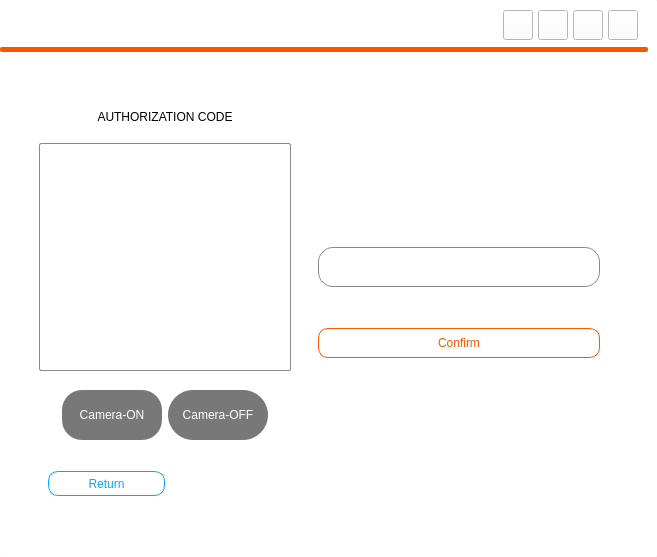
<?xml version="1.0" encoding="UTF-8"?>
<ui version="4.0">
 <class>MainWindow</class>
 <widget class="QMainWindow" name="MainWindow">
  <property name="geometry">
   <rect>
    <x>0</x>
    <y>0</y>
    <width>657</width>
    <height>557</height>
   </rect>
  </property>
  <property name="windowTitle">
   <string>MainWindow</string>
  </property>
  <widget class="QWidget" name="centralwidget">
   <layout class="QVBoxLayout" name="verticalLayout">
    <property name="spacing">
     <number>0</number>
    </property>
    <property name="leftMargin">
     <number>0</number>
    </property>
    <property name="topMargin">
     <number>0</number>
    </property>
    <property name="rightMargin">
     <number>0</number>
    </property>
    <property name="bottomMargin">
     <number>0</number>
    </property>
    <item>
     <widget class="QFrame" name="frame">
      <property name="styleSheet">
       <string notr="true">QFrame{
background-color: rgb(255, 255, 255);
border-radius: 2px;
}</string>
      </property>
      <property name="frameShape">
       <enum>QFrame::StyledPanel</enum>
      </property>
      <property name="frameShadow">
       <enum>QFrame::Raised</enum>
      </property>
      <layout class="QVBoxLayout" name="verticalLayout_2">
       <property name="leftMargin">
        <number>0</number>
       </property>
       <property name="topMargin">
        <number>9</number>
       </property>
       <item>
        <widget class="QFrame" name="frame_title">
         <property name="minimumSize">
          <size>
           <width>0</width>
           <height>32</height>
          </size>
         </property>
         <property name="maximumSize">
          <size>
           <width>16777215</width>
           <height>32</height>
          </size>
         </property>
         <property name="styleSheet">
          <string notr="true">QPushButton{
background-color: rgb(255, 255, 255);
}

QPushButton:hover{
background-color: rgb(255, 0, 0);
}

QLabel{
	color: rgb(0, 0, 0);
	font: 63 16pt &quot;Yu Gothic UI Semibold&quot;;
}</string>
         </property>
         <property name="frameShape">
          <enum>QFrame::StyledPanel</enum>
         </property>
         <property name="frameShadow">
          <enum>QFrame::Raised</enum>
         </property>
         <layout class="QHBoxLayout" name="horizontalLayout">
          <property name="spacing">
           <number>5</number>
          </property>
          <property name="leftMargin">
           <number>10</number>
          </property>
          <property name="topMargin">
           <number>0</number>
          </property>
          <property name="rightMargin">
           <number>10</number>
          </property>
          <property name="bottomMargin">
           <number>0</number>
          </property>
          <item>
           <widget class="QLabel" name="label">
            <property name="text">
             <string/>
            </property>
           </widget>
          </item>
          <item>
           <spacer name="horizontalSpacer">
            <property name="orientation">
             <enum>Qt::Horizontal</enum>
            </property>
            <property name="sizeHint" stdset="0">
             <size>
              <width>276</width>
              <height>20</height>
             </size>
            </property>
           </spacer>
          </item>
          <item>
           <widget class="QPushButton" name="bt_minimize">
            <property name="minimumSize">
             <size>
              <width>30</width>
              <height>30</height>
             </size>
            </property>
            <property name="maximumSize">
             <size>
              <width>30</width>
              <height>30</height>
             </size>
            </property>
            <property name="cursor">
             <cursorShape>PointingHandCursor</cursorShape>
            </property>
            <property name="styleSheet">
             <string notr="true">QPushButton{
background-color: rgb(255, 255, 255);
}

QPushButton:hover{
background-color: rgb(200, 200, 200);
}
</string>
            </property>
            <property name="text">
             <string/>
            </property>
            <property name="icon">
             <iconset>
              <normaloff>imagenes/minus.svg</normaloff>imagenes/minus.svg</iconset>
            </property>
            <property name="iconSize">
             <size>
              <width>38</width>
              <height>38</height>
             </size>
            </property>
           </widget>
          </item>
          <item>
           <widget class="QPushButton" name="bt_maximize">
            <property name="minimumSize">
             <size>
              <width>30</width>
              <height>30</height>
             </size>
            </property>
            <property name="maximumSize">
             <size>
              <width>30</width>
              <height>30</height>
             </size>
            </property>
            <property name="cursor">
             <cursorShape>PointingHandCursor</cursorShape>
            </property>
            <property name="styleSheet">
             <string notr="true">QPushButton{
background-color: rgb(255, 255, 255);
}

QPushButton:hover{
background-color: rgb(200, 200, 200);
}
</string>
            </property>
            <property name="text">
             <string/>
            </property>
            <property name="icon">
             <iconset>
              <normaloff>imagenes/chevron-up.svg</normaloff>imagenes/chevron-up.svg</iconset>
            </property>
            <property name="iconSize">
             <size>
              <width>38</width>
              <height>38</height>
             </size>
            </property>
           </widget>
          </item>
          <item>
           <widget class="QPushButton" name="bt_normal">
            <property name="minimumSize">
             <size>
              <width>30</width>
              <height>30</height>
             </size>
            </property>
            <property name="maximumSize">
             <size>
              <width>30</width>
              <height>30</height>
             </size>
            </property>
            <property name="cursor">
             <cursorShape>PointingHandCursor</cursorShape>
            </property>
            <property name="styleSheet">
             <string notr="true">QPushButton{
background-color: rgb(255, 255, 255);
}

QPushButton:hover{
background-color: rgb(200, 200, 200);
}</string>
            </property>
            <property name="text">
             <string/>
            </property>
            <property name="icon">
             <iconset>
              <normaloff>imagenes/chevron-down.svg</normaloff>imagenes/chevron-down.svg</iconset>
            </property>
            <property name="iconSize">
             <size>
              <width>38</width>
              <height>38</height>
             </size>
            </property>
           </widget>
          </item>
          <item>
           <widget class="QPushButton" name="bt_close">
            <property name="minimumSize">
             <size>
              <width>30</width>
              <height>30</height>
             </size>
            </property>
            <property name="maximumSize">
             <size>
              <width>30</width>
              <height>30</height>
             </size>
            </property>
            <property name="cursor">
             <cursorShape>PointingHandCursor</cursorShape>
            </property>
            <property name="text">
             <string/>
            </property>
            <property name="icon">
             <iconset>
              <normaloff>imagenes/x.svg</normaloff>imagenes/x.svg</iconset>
            </property>
            <property name="iconSize">
             <size>
              <width>38</width>
              <height>38</height>
             </size>
            </property>
           </widget>
          </item>
         </layout>
        </widget>
       </item>
       <item>
        <widget class="QFrame" name="frame_middle">
         <property name="maximumSize">
          <size>
           <width>16777215</width>
           <height>5</height>
          </size>
         </property>
         <property name="styleSheet">
          <string notr="true">QFrame{
background-color: rgb(255, 85, 0);
}</string>
         </property>
         <property name="frameShape">
          <enum>QFrame::StyledPanel</enum>
         </property>
         <property name="frameShadow">
          <enum>QFrame::Raised</enum>
         </property>
         <layout class="QVBoxLayout" name="verticalLayout_5"/>
        </widget>
       </item>
       <item>
        <widget class="QFrame" name="frame_content">
         <property name="styleSheet">
          <string notr="true">QLabel{
background-color: rgb(255, 255, 255);
font: 75 18pt &quot;Leelawadee UI&quot;;
color: rgb(0, 0, 0);
}

QPushButton{
background-color: rgb(255, 255, 255);
border-radius: 10px;
border: 1px solid rgb(255, 85, 0);
	font: 12pt &quot;Segoe UI Historic&quot;;
	color: rgb(255, 85, 0);
}

QPushButton:hover{
background-color: rgb(255, 85, 0);
border-radius: 10px;
border: 1px solid rgb(255, 85, 0);
	font: 12pt &quot;Segoe UI Historic&quot;;
	color: rgb(255, 255, 255);
}

QPushButton:pressed{
background-color: rgb(230, 76, 0);
border-radius: 10px;
border: 1px solid rgb(255, 85, 0);
	font: 12pt &quot;Segoe UI Historic&quot;;
	color: rgb(255, 255, 255);
}
</string>
         </property>
         <property name="frameShape">
          <enum>QFrame::StyledPanel</enum>
         </property>
         <property name="frameShadow">
          <enum>QFrame::Raised</enum>
         </property>
         <layout class="QHBoxLayout" name="horizontalLayout_2" stretch="1,1">
          <property name="spacing">
           <number>0</number>
          </property>
          <property name="leftMargin">
           <number>30</number>
          </property>
          <property name="topMargin">
           <number>30</number>
          </property>
          <property name="rightMargin">
           <number>30</number>
          </property>
          <property name="bottomMargin">
           <number>30</number>
          </property>
          <item>
           <widget class="QFrame" name="frame_code">
            <property name="minimumSize">
             <size>
              <width>0</width>
              <height>400</height>
             </size>
            </property>
            <property name="frameShape">
             <enum>QFrame::StyledPanel</enum>
            </property>
            <property name="frameShadow">
             <enum>QFrame::Raised</enum>
            </property>
            <layout class="QVBoxLayout" name="verticalLayout_3" stretch="1,3,1,1">
             <item>
              <widget class="QLabel" name="label_2">
               <property name="minimumSize">
                <size>
                 <width>0</width>
                 <height>40</height>
                </size>
               </property>
               <property name="maximumSize">
                <size>
                 <width>16777215</width>
                 <height>40</height>
                </size>
               </property>
               <property name="text">
                <string>AUTHORIZATION CODE</string>
               </property>
               <property name="alignment">
                <set>Qt::AlignCenter</set>
               </property>
              </widget>
             </item>
             <item>
              <widget class="QLabel" name="label_camera">
               <property name="minimumSize">
                <size>
                 <width>100</width>
                 <height>100</height>
                </size>
               </property>
               <property name="maximumSize">
                <size>
                 <width>700</width>
                 <height>500</height>
                </size>
               </property>
               <property name="styleSheet">
                <string notr="true">QLabel{
background-color: rgb(255, 255, 255);
border: 1px solid rgb(138, 138, 138);
}</string>
               </property>
               <property name="text">
                <string/>
               </property>
              </widget>
             </item>
             <item>
              <widget class="QFrame" name="frame_4">
               <property name="minimumSize">
                <size>
                 <width>0</width>
                 <height>50</height>
                </size>
               </property>
               <property name="frameShape">
                <enum>QFrame::StyledPanel</enum>
               </property>
               <property name="frameShadow">
                <enum>QFrame::Raised</enum>
               </property>
               <layout class="QHBoxLayout" name="horizontalLayout_5" stretch="0">
                <item>
                 <layout class="QHBoxLayout" name="horizontalLayout_4" stretch="1,1">
                  <item>
                   <widget class="QPushButton" name="bt_on">
                    <property name="minimumSize">
                     <size>
                      <width>100</width>
                      <height>50</height>
                     </size>
                    </property>
                    <property name="maximumSize">
                     <size>
                      <width>100</width>
                      <height>50</height>
                     </size>
                    </property>
                    <property name="cursor">
                     <cursorShape>PointingHandCursor</cursorShape>
                    </property>
                    <property name="styleSheet">
                     <string notr="true">QPushButton{
background-color: rgb(120, 120, 120);
font: 10pt &quot;Lucida Fax&quot;;
color: white;
border-radius: 20px;
border: None;
}

QPushButton:hover{
background-color: rgb(0, 255, 0);
border-radius: 25px;
font: 10pt &quot;Lucida Fax&quot;;
color: black;
border: None;
}

QPushButton:pressed{
background-color: rgb(255,255);
font: 10pt &quot;Lucida Fax&quot;;
color: black;
border-radius: 25px;
border :None;
}</string>
                    </property>
                    <property name="text">
                     <string>Camera-ON</string>
                    </property>
                   </widget>
                  </item>
                  <item>
                   <widget class="QPushButton" name="bt_off">
                    <property name="minimumSize">
                     <size>
                      <width>100</width>
                      <height>50</height>
                     </size>
                    </property>
                    <property name="maximumSize">
                     <size>
                      <width>100</width>
                      <height>50</height>
                     </size>
                    </property>
                    <property name="cursor">
                     <cursorShape>PointingHandCursor</cursorShape>
                    </property>
                    <property name="styleSheet">
                     <string notr="true">QPushButton{
background-color: rgb(120,120,120);
font: 10pt &quot;Lucida Fax&quot;;
color: white;
border-radius: 25px;
border: None;
}

QPushButton:hover{
background-color: rgb(255, 0, 0);
border-radius: 25px;
font: 10pt &quot;Lucida Fax&quot;;
color: black;
border: None;
}

QPushButton:pressed{
background-color: rgb(255, 255,255);
font: 10pt &quot;Lucida Fax&quot;;
color: black;
border-radius: 25px;
border :None;
}</string>
                    </property>
                    <property name="text">
                     <string>Camera-OFF</string>
                    </property>
                   </widget>
                  </item>
                 </layout>
                </item>
               </layout>
              </widget>
             </item>
             <item>
              <widget class="QFrame" name="frame_2">
               <property name="minimumSize">
                <size>
                 <width>0</width>
                 <height>50</height>
                </size>
               </property>
               <property name="maximumSize">
                <size>
                 <width>16777215</width>
                 <height>50</height>
                </size>
               </property>
               <property name="frameShape">
                <enum>QFrame::StyledPanel</enum>
               </property>
               <property name="frameShadow">
                <enum>QFrame::Raised</enum>
               </property>
               <layout class="QHBoxLayout" name="horizontalLayout_3" stretch="1,1">
                <item>
                 <widget class="QPushButton" name="bt_return">
                  <property name="minimumSize">
                   <size>
                    <width>0</width>
                    <height>25</height>
                   </size>
                  </property>
                  <property name="maximumSize">
                   <size>
                    <width>120</width>
                    <height>25</height>
                   </size>
                  </property>
                  <property name="cursor">
                   <cursorShape>PointingHandCursor</cursorShape>
                  </property>
                  <property name="styleSheet">
                   <string notr="true">QPushButton{
background-color: rgb(255, 255, 255);
border-radius: 10px;
border: 1px solid rgb(0, 170, 255);
	font: 12pt &quot;Segoe UI Historic&quot;;
	color: rgb(0, 170, 255);
}

QPushButton:hover{
background-color: rgb(0, 170, 255);
border-radius: 10px;
border: 1px solid rgb(0, 170, 255);
	font: 12pt &quot;Segoe UI Historic&quot;;
	color: rgb(255, 255, 255);
}

QPushButton:pressed{
background-color: rgb(0, 127, 191);
border-radius: 10px;
border: 1px solid rgb(0, 127, 191);
	font: 12pt &quot;Segoe UI Historic&quot;;
	color: rgb(255, 255, 255);
}</string>
                  </property>
                  <property name="text">
                   <string>Return</string>
                  </property>
                 </widget>
                </item>
                <item>
                 <spacer name="horizontalSpacer_2">
                  <property name="orientation">
                   <enum>Qt::Horizontal</enum>
                  </property>
                  <property name="sizeHint" stdset="0">
                   <size>
                    <width>111</width>
                    <height>20</height>
                   </size>
                  </property>
                 </spacer>
                </item>
               </layout>
              </widget>
             </item>
            </layout>
           </widget>
          </item>
          <item>
           <widget class="QFrame" name="frame_confirm">
            <property name="frameShape">
             <enum>QFrame::StyledPanel</enum>
            </property>
            <property name="frameShadow">
             <enum>QFrame::Raised</enum>
            </property>
            <layout class="QVBoxLayout" name="verticalLayout_4" stretch="1,1,1">
             <item>
              <spacer name="verticalSpacer">
               <property name="orientation">
                <enum>Qt::Vertical</enum>
               </property>
               <property name="sizeHint" stdset="0">
                <size>
                 <width>20</width>
                 <height>97</height>
                </size>
               </property>
              </spacer>
             </item>
             <item>
              <widget class="QFrame" name="frame_3">
               <property name="minimumSize">
                <size>
                 <width>300</width>
                 <height>200</height>
                </size>
               </property>
               <property name="styleSheet">
                <string notr="true">QLabel{
background-color: rgb(255, 255, 255);
font: 12pt &quot;Arial&quot;;
color: rgb(0, 0, 0);
border-radius: 10px;
border: 2px soild black;
}</string>
               </property>
               <property name="frameShape">
                <enum>QFrame::StyledPanel</enum>
               </property>
               <property name="frameShadow">
                <enum>QFrame::Raised</enum>
               </property>
               <layout class="QVBoxLayout" name="verticalLayout_6" stretch="1,1">
                <item>
                 <widget class="QLabel" name="label_code">
                  <property name="minimumSize">
                   <size>
                    <width>0</width>
                    <height>40</height>
                   </size>
                  </property>
                  <property name="maximumSize">
                   <size>
                    <width>16777215</width>
                    <height>40</height>
                   </size>
                  </property>
                  <property name="cursor">
                   <cursorShape>ForbiddenCursor</cursorShape>
                  </property>
                  <property name="styleSheet">
                   <string notr="true">QLabel{
background-color: rgb(255, 255, 255);
font: 12pt &quot;Arial&quot;;
color: rgb(0, 0, 0);
border-radius: 15px;
border: 1px solid rgb(138, 138, 138);
}</string>
                  </property>
                  <property name="text">
                   <string/>
                  </property>
                 </widget>
                </item>
                <item>
                 <widget class="QPushButton" name="bt_confirm">
                  <property name="minimumSize">
                   <size>
                    <width>0</width>
                    <height>30</height>
                   </size>
                  </property>
                  <property name="maximumSize">
                   <size>
                    <width>16777215</width>
                    <height>30</height>
                   </size>
                  </property>
                  <property name="cursor">
                   <cursorShape>PointingHandCursor</cursorShape>
                  </property>
                  <property name="text">
                   <string>Confirm</string>
                  </property>
                 </widget>
                </item>
               </layout>
              </widget>
             </item>
             <item>
              <spacer name="verticalSpacer_2">
               <property name="orientation">
                <enum>Qt::Vertical</enum>
               </property>
               <property name="sizeHint" stdset="0">
                <size>
                 <width>20</width>
                 <height>97</height>
                </size>
               </property>
              </spacer>
             </item>
            </layout>
           </widget>
          </item>
         </layout>
        </widget>
       </item>
      </layout>
     </widget>
    </item>
   </layout>
  </widget>
 </widget>
 <resources/>
 <connections/>
</ui>
